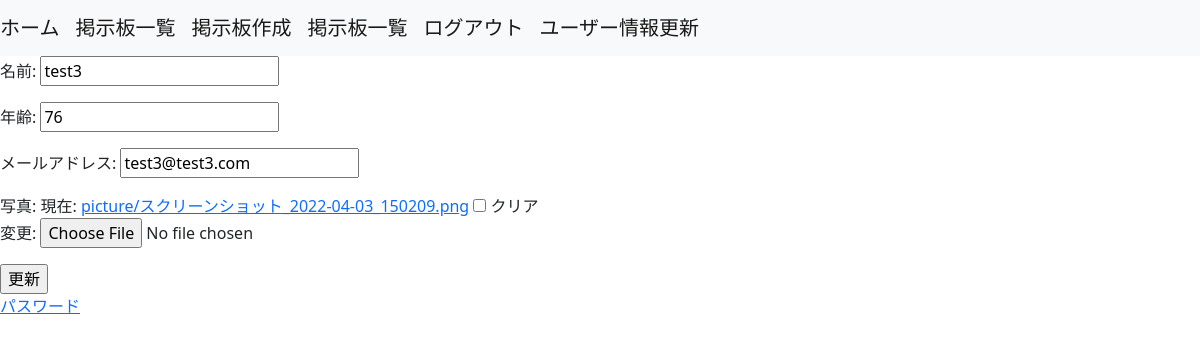
/accounts/user_edit (signed in), run on the app's committed database.
### accounts/models.py (models this page shows)
class Users(AbstractBaseUser, PermissionsMixin):
    username = models.CharField(max_length=255)
    age = models.PositiveSmallIntegerField()
    email = models.EmailField(max_length=255, unique=True)
    is_active = models.BooleanField(default=False)
    is_staff = models.BooleanField(default=False)
    picture = models.FileField(null=True, upload_to='picture/')
    objects = UserManager()
    USERNAME_FIELD = 'email'
    REQUIRED_FIELDS = ['username']
    class Meta:
        db_table = 'users'

### accounts/views.py (the view)
# urls.py: path('user_edit', views.user_edit, name='user_edit'),
@login_required
def user_edit(request):        # instance=request.user : ログインしているユーザーインスタンスを取得することができる
    user_edit_form = forms.UserEditForm(request.POST or None , request.FILES or None, instance=request.user)
    if user_edit_form.is_valid():
        messages.success(request, '更新完了しました')
        user_edit_form.save()
    return render(request, 'accounts/user_edit_form.html', context={'user_edit_form':user_edit_form})

### accounts/forms.py
class UserEditForm(forms.ModelForm):
    username = forms.CharField(label="名前")
    age = forms.IntegerField(label="年齢",min_value=0)
    email = forms.EmailField(label='メールアドレス')
    picture = forms.FileField(label='写真', required=False)
    class Meta:
        model = Users
        fields = ('username', 'age', 'email', 'picture')

### templates/accounts/user_edit_form.html (shortened to what this page needs)
{%  extends "base.html" %}
{% block content %}
<form method="POST" enctype="multipart/form-data">
    {{ user_edit_form.as_p }}
    <input type="submit" value="更新">
</form>
<a href="{% url 'accounts:change_password' %}">パスワード</a>
{% endblock %}

### data on the page
Users: username "test3", age "76", email "test3@test3.com"
